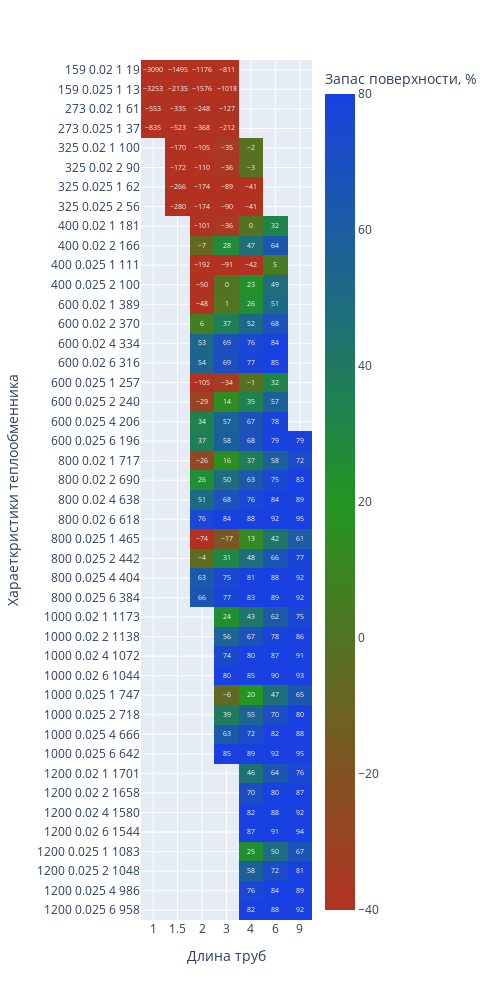

Write notebook code for a chart like this one.
### Code cell
heaters_table = pd.read_excel('tables/Параметры кожухотрубчатых теплообменников и холодильников.xlsx',
                   header=[2])

exclude_list = ['d труб, мм']
heaters_table[exclude_list] = heaters_table[exclude_list].apply(eq.get_diameter)
heaters = eq.calculate_equipment(
    heaters_table,
    aqua_vapor_saturation_by_pressure,
    aqua_liquid_saturation,
    aqua_vapor_saturation,
    balance,
    properties,
    FEED_TEMPERATURE,
    thermal_balance,
    Ropt,
    EQ_NAME = 'подогреватель',
    ORIENTACION = 'вертикальный', #может быть 'горизонтальный'
    AQ_PRESSURE = 3) 

fig = px.imshow(
    round(heaters),
    labels=dict(x="Длина труб", y="Хараеткристики теплообменника", color="Запас поверхности, %"),
    range_color=[-40,80],
    color_continuous_scale=["rgb(178, 50, 34)", "rgb(34, 149, 34)", "rgb(25, 65, 225)"],
    x=heaters.columns,
    y=heaters.index,
    text_auto=True, aspect="auto",
    width=500,
    height=1000
            )
fig.show()

### Figure 1 — Plotly figure (JSON) as saved in the notebook; plotly's stock layout.template omitted (floating-point values rounded to 4 significant figures; data arrays with more than 128 entries replaced by an {"elided": "..."} marker saying what was removed)
{"data": [{"coloraxis": "coloraxis", "hovertemplate": "Длина труб: %{x}<br>Хараеткристики теплообменника: %{y}<br>Запас поверхности, %: %{z}<extra></extra>", "name": "0", "texttemplate": "%{z}", "type": "heatmap", "x": ["1", "1.5", "2", "3", "4", "6", "9"], "xaxis": "x", "y": ["159 0.02 1 19", "159 0.025 1 13", "273 0.02 1 61", "273 0.025 1 37", "325 0.02 1 100", "325 0.02 2 90", "325 0.025 1 62", "325 0.025 2 56", "400 0.02 1 181", "400 0.02 2 166", "400 0.025 1 111", "400 0.025 2 100", "600 0.02 1 389", "600 0.02 2 370", "600 0.02 4 334", "600 0.02 6 316", "600 0.025 1 257", "600 0.025 2 240", "600 0.025 4 206", "600 0.025 6 196", "800 0.02 1 717", "800 0.02 2 690", "800 0.02 4 638", "800 0.02 6 618", "800 0.025 1 465", "800 0.025 2 442", "800 0.025 4 404", "800 0.025 6 384", "1000 0.02 1 1173", "1000 0.02 2 1138", "1000 0.02 4 1072", "1000 0.02 6 1044", "1000 0.025 1 747", "1000 0.025 2 718", "1000 0.025 4 666", "1000 0.025 6 642", "1200 0.02 1 1701", "1200 0.02 2 1658", "1200 0.02 4 1580", "1200 0.02 6 1544", "1200 0.025 1 1083", "1200 0.025 2 1048", "1200 0.025 4 986", "1200 0.025 6 958"], "yaxis": "y", "z": {"elided": "44x7 int values"}}], "layout": {"coloraxis": {"cmax": 80, "cmin": -40, "colorbar": {"title": {"text": "Запас поверхности, %"}}, "colorscale": [[0, "rgb(178, 50, 34)"], [0.5, "rgb(34, 149, 34)"], [1, "rgb(25, 65, 225)"]]}, "height": 1000, "margin": {"t": 60}, "width": 500, "xaxis": {"anchor": "y", "domain": [0, 1], "title": {"text": "Длина труб"}}, "yaxis": {"anchor": "x", "autorange": "reversed", "domain": [0, 1], "title": {"text": "Хараеткристики теплообменника"}}}}
